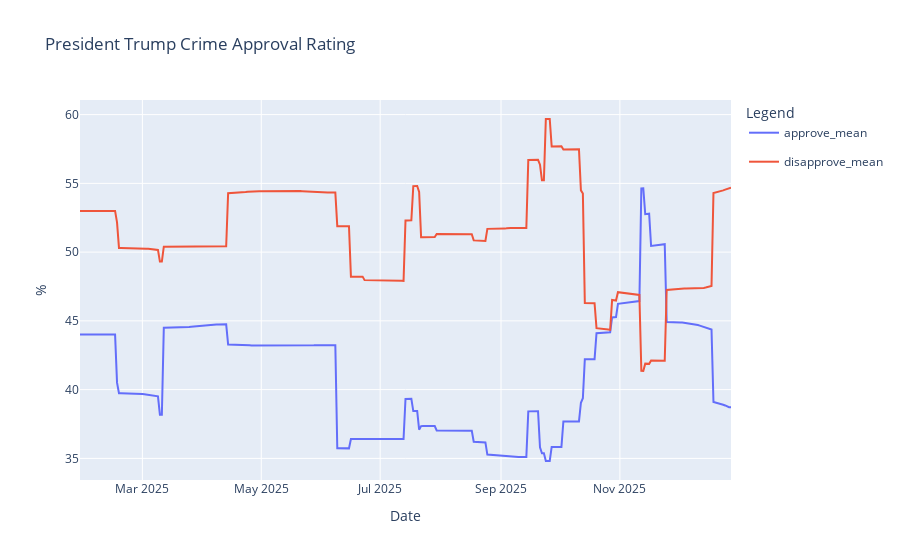

Notebook cell for this chart:
### Code cell
line = px.line(approval_avg_pali, x='Date', y=['approve_mean', 'disapprove_mean'])
line.update_traces(hovertemplate=None)
line.update_layout(hovermode='x unified')
fig = go.Figure(data=line.data)
fig.update_layout(
    title='President Trump Crime Approval Rating',
    xaxis_title='Date',
    yaxis_title='%',
    legend_title='Legend',
    hovermode='x unified'
)
fig.show()

### Figure 1 — Plotly figure (JSON) as saved in the notebook; plotly's stock layout.template omitted (floating-point values rounded to 4 significant figures; data arrays with more than 128 entries replaced by an {"elided": "..."} marker saying what was removed)
{"data": [{"legendgroup": "approve_mean", "line": {"color": "#636efa", "dash": "solid"}, "marker": {"symbol": "circle"}, "mode": "lines", "name": "approve_mean", "orientation": "v", "showlegend": true, "type": "scatter", "x": {"elided": "335 str values"}, "xaxis": "x", "y": {"elided": "335 float values"}, "yaxis": "y"}, {"legendgroup": "disapprove_mean", "line": {"color": "#EF553B", "dash": "solid"}, "marker": {"symbol": "circle"}, "mode": "lines", "name": "disapprove_mean", "orientation": "v", "showlegend": true, "type": "scatter", "x": {"elided": "335 str values"}, "xaxis": "x", "y": {"elided": "335 float values"}, "yaxis": "y"}], "layout": {"hovermode": "x unified", "legend": {"title": {"text": "Legend"}}, "title": {"text": "President Trump Crime Approval Rating"}, "xaxis": {"title": {"text": "Date"}}, "yaxis": {"title": {"text": "%"}}}}
